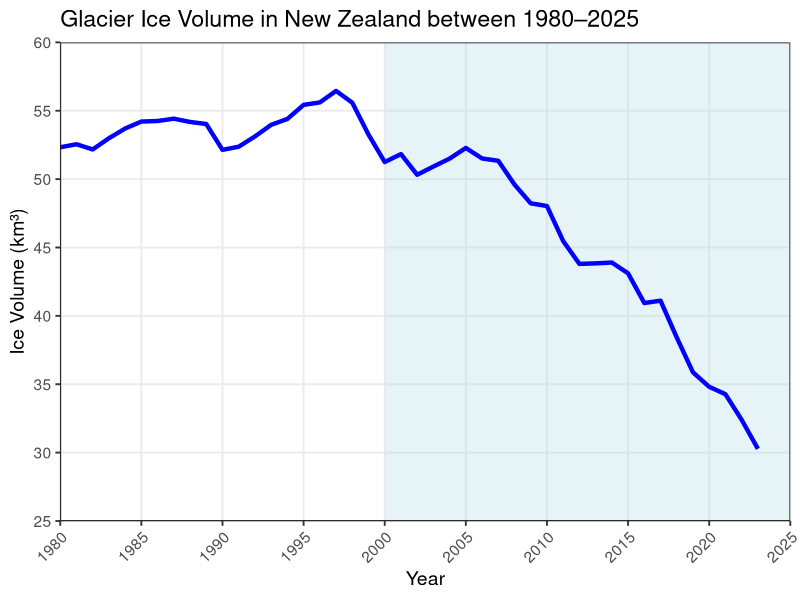
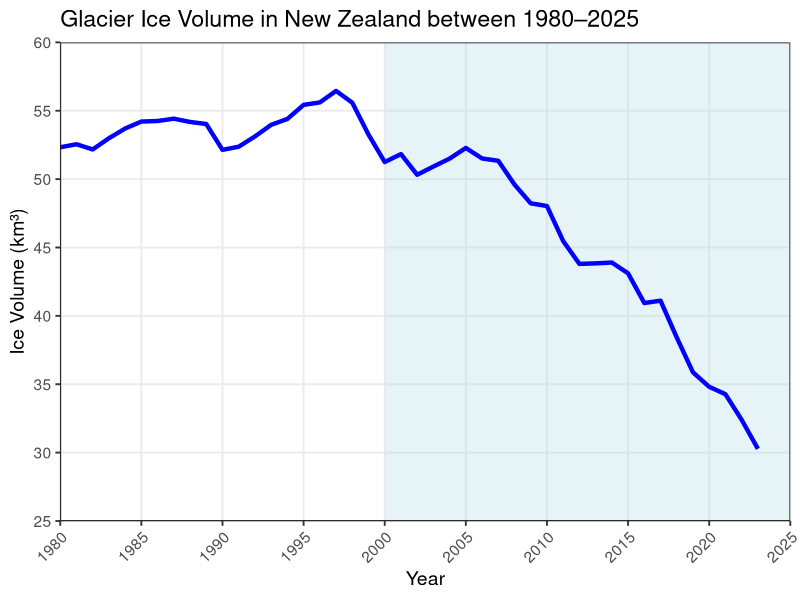

Generate these figures, in order, with R:
# Glacial Retreat Visualisations

# Loads packages
library(tidyverse)
library(readxl)

# Reads the excel file
glacier_data <- read_excel("ice_volume.xlsx")

# Changes names of columns and makes year numeric.
glacier_data <- glacier_data |>
  rename(ice_volume = `Ice volume (km³)`) |>
  mutate(Year = year(ymd(Year)))


# Plot of ice volume
p <- glacier_data |>
  ggplot(aes(x = Year,
             y = ice_volume
  )) +
  annotate(
    "rect",
    xmin = 2000, xmax = 2025,       # x-range to highlight
    ymin = 25, ymax = 60,           # full y-axis range
    alpha = 0.3, fill = "lightblue"    # semi-transparent highlight
  ) +
  geom_line(colour = "blue", 
            size = 1.5
  ) +
  labs(title = "Glacier Ice Volume in New Zealand between 1980–2025",
       x = "Year",
       y = "Ice Volume (km³)"
  ) +
  scale_x_continuous(
    limits = c(1980, 2025),        # start at 1980
    breaks = seq(1980, 2025, by = 5),
                 expand = c(0,0)
  ) +
  scale_y_continuous(
    limits = c(25, 60),  # normal increasing y-axis
    breaks = seq(25, 60, by = 5),
    expand = c(0,0)
  ) +
  theme_bw(base_size = 14) +
  theme(axis.text.x = element_text(angle = 45, hjust = 1),
        panel.grid.minor = element_blank(),
        axis.line = element_line(size = 0.2, colour = "black"
  ))

p

ggsave("glacier_volume_plot.png", 
       plot = p, 
       width = 10, 
       height = 6, 
       dpi = 300)



